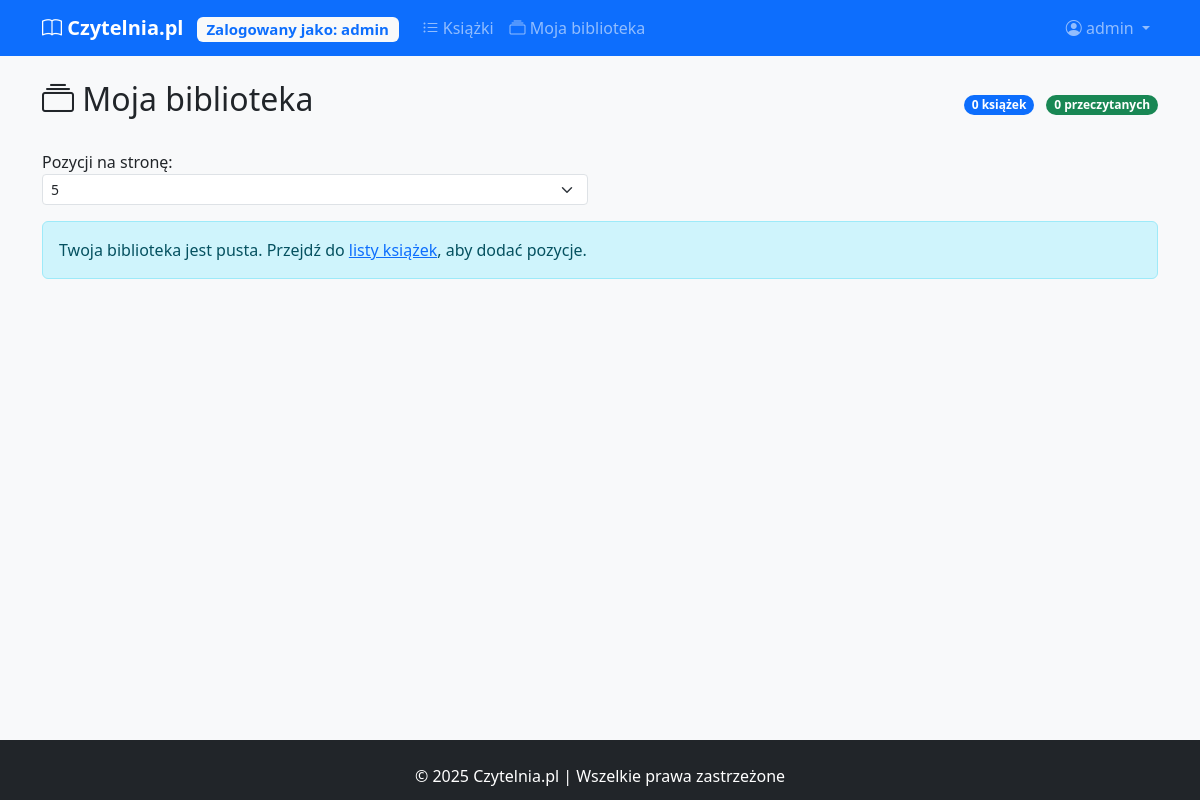
/my_library (signed in), run on an earlier commit of the app's database.
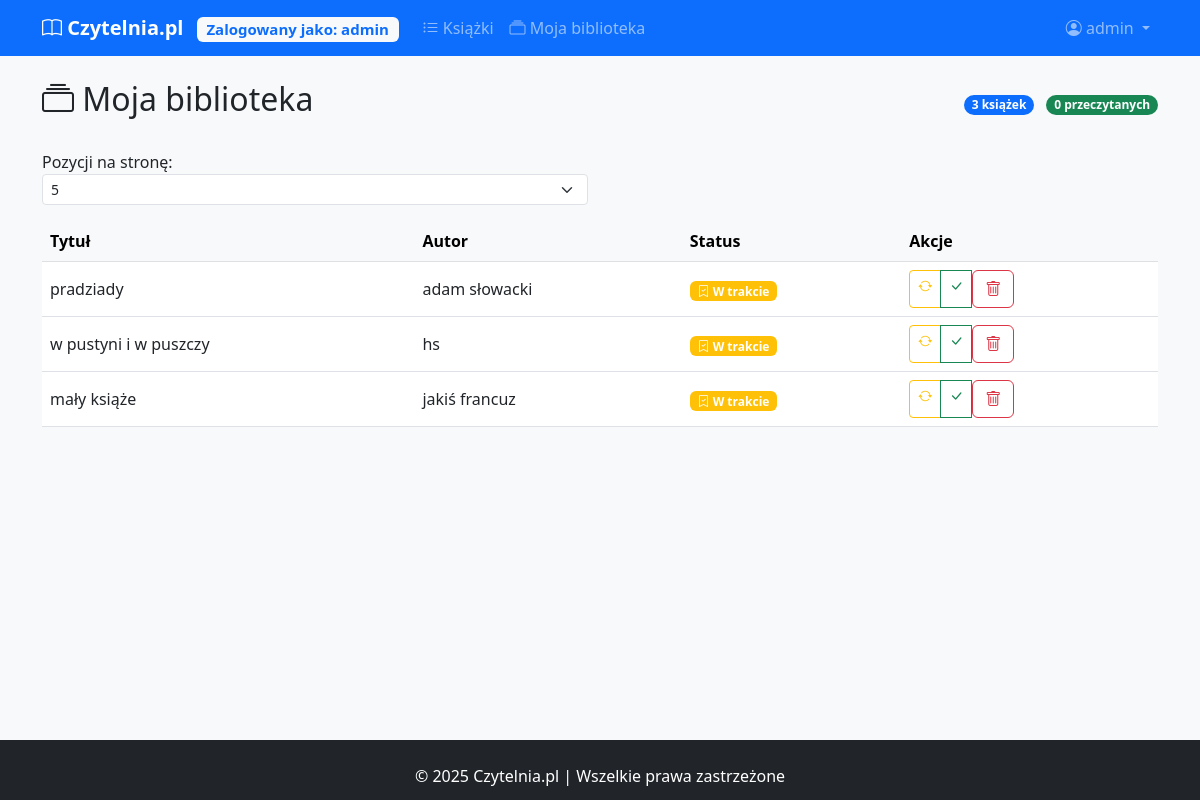
And on a later commit of the database.
### models.py (models this page shows)
class User(UserMixin, db.Model):
    __tablename__ = 'users'
    id = db.Column(db.Integer, primary_key=True)
    username = db.Column(db.String(50), unique=True, nullable=False)
    password = db.Column(db.String(100), nullable=False)
    is_moderator = db.Column(db.Boolean, default=False)
    library_books = db.relationship(
        'UserLibrary',
        backref='library_user',
        lazy=True,
        cascade='all, delete-orphan'
    )
    reviews = db.relationship('Review', backref='review_user', lazy=True)

class UserLibrary(db.Model):
    id = db.Column(db.Integer, primary_key=True)
    status = db.Column(db.String(20), default='reading')  # 'reading'/'finished'
    user_id = db.Column(db.Integer, db.ForeignKey('users.id'))
    book_id = db.Column(db.Integer, db.ForeignKey('books.id'))

class Book(db.Model):
    __tablename__ = 'books'
    id = db.Column(db.Integer, primary_key=True)
    title = db.Column(db.String(100), nullable=False)
    author = db.Column(db.String(50), nullable=False)
    description = db.Column(db.Text)
    library_entries = db.relationship(
        'UserLibrary',
        backref='library_book',
        lazy=True,
        cascade='all, delete-orphan'
    )
    book_reviews = db.relationship('Review', backref='review_book', lazy=True)

### app.py (the view)
@app.route('/my_library')
@login_required
def my_library():
    page = request.args.get('page', 1, type=int)
    per_page = request.args.get('per_page', 5, type=int)
    library_pagination = UserLibrary.query.filter_by(user_id=current_user.id)\
        .order_by(UserLibrary.status.desc(), UserLibrary.id.desc())\
        .paginate(page=page, per_page=per_page, error_out=False)
    total_books = library_pagination.total
    finished_books = UserLibrary.query.filter_by(
        user_id=current_user.id,
        status='finished'
    ).count()
    return render_template(
        'my_library.html',
        user_books=library_pagination.items,
        pagination=library_pagination,
        per_page=per_page,
        total_books=total_books,
        finished_books=finished_books
    )

### app.py (called while the page is built)
@login_manager.user_loader
def load_user(user_id):
    return User.query.get(int(user_id))

### templates/my_library.html (shortened to what this page needs)
{% extends "base.html" %}
{% block content %}
<div class="d-flex justify-content-between align-items-center mb-4">
  <h2><i class="bi bi-collection"></i> Moja biblioteka</h2>
  <div>
      <span class="badge bg-primary rounded-pill me-2">
          {{ total_books }} książek
      </span>
      <span class="badge bg-success rounded-pill">
          {{ finished_books }} przeczytanych
      </span>
  </div>
</div>
<div class="row mb-3">
    <div class="col-md-6">
        <form class="form-inline" method="get">
            <label for="per_page" class="me-2">Pozycji na stronę:</label>
            <select name="per_page" id="per_page" class="form-select form-select-sm" onchange="this.form.submit()">
                <option value="5" {% if per_page == 5 %}selected{% endif %}>5</option>
            </select>
        </form>
    </div>
</div>
{% if user_books %}
<div class="table-responsive">
    <table class="table table-hover align-middle">
        <thead class="table-light">
            <tr>
                <th>Tytuł</th>
                <th>Autor</th>
                <th>Status</th>
                <th>Akcje</th>
            </tr>
        </thead>
        <tbody>
            {% for entry in user_books %}
            <tr>
                <td>{{ entry.library_book.title }}</td>
                <td>{{ entry.library_book.author }}</td>
                <td>
                    {% if entry.status == 'reading' %}
                    <span class="badge bg-warning status-badge">
                        <i class="bi bi-bookmark-check"></i> W trakcie
                    </span>
                    {% else %}
                    <span class="badge bg-success status-badge">
                        <i class="bi bi-check-circle"></i> Przeczytane
                    </span>
                    {% endif %}
                </td>
                <td>
                    <div class="btn-group btn-group-sm">
                        <a href="{{ url_for('update_status', entry_id=entry.id, status='reading') }}"
                           class="btn btn-outline-warning" title="Oznacz jako czytane">
                            <i class="bi bi-arrow-repeat"></i>
                        </a>
                        <a href="{{ url_for('update_status', entry_id=entry.id, status='finished') }}"
                           class="btn btn-outline-success" title="Oznacz jako przeczytane">
                            <i class="bi bi-check-lg"></i>
                        </a>
                        <form method="POST" action="{{ url_for('remove_from_library', entry_id=entry.id) }}"
                              class="d-inline" onsubmit="return confirm('Czy na pewno chcesz usunąć tę książkę z biblioteki?');">
                            <button type="submit" class="btn btn-outline-danger" title="Usuń z biblioteki">
                                <i class="bi bi-trash"></i>
                            </button>
                        </form>
                    </div>
                </td>
            </tr>
            {% endfor %}
        </tbody>
    </table>
</div>
{% else %}
<div class="alert alert-info">
    Twoja biblioteka jest pusta. Przejdź do <a href="{{ url_for('book_list') }}">listy książek</a>, aby dodać pozycje.
</div>
{% endif %}
{% endblock %}

### templates/base.html (shortened to what this page needs)
<!DOCTYPE html>
<html lang="pl">
<head>
    <link href="{{ url_for('static', filename='css/style.css') }}" rel="stylesheet">
    <link href="https://cdn.jsdelivr.net/npm/bootstrap@5.3.0/dist/css/bootstrap.min.css" rel="stylesheet">
    <link rel="stylesheet" href="https://cdn.jsdelivr.net/npm/bootstrap-icons@1.10.0/font/bootstrap-icons.css">
</head>
<body class="d-flex flex-column min-vh-100 bg-light">
    <nav class="navbar navbar-expand-lg navbar-dark bg-primary mb-4">
        <div class="container">
            <a class="navbar-brand" href="{{ url_for('home') }}">
                <i class="bi bi-book"></i> Czytelnia.pl
                {% if current_user.is_authenticated %}
                <span class="badge bg-light text-primary ms-2">Zalogowany jako: {{ current_user.username }}</span>
                {% endif %}
            </a>
            <div class="collapse navbar-collapse" id="navbarNav">
                <ul class="navbar-nav me-auto">
                    <li class="nav-item">
                        <a class="nav-link" href="{{ url_for('book_list') }}">
                            <i class="bi bi-list-ul"></i> Książki
                        </a>
                    </li>
                    {% if current_user.is_authenticated %}
                    <li class="nav-item">
                        <a class="nav-link" href="{{ url_for('my_library') }}">
                            <i class="bi bi-collection"></i> Moja biblioteka
                        </a>
                    </li>
                    {% endif %}
                </ul>
                <ul class="navbar-nav">
                  {% if current_user.is_authenticated %}
                  <li class="nav-item dropdown">
                      <a class="nav-link dropdown-toggle" href="#" id="navbarDropdown" role="button" data-bs-toggle="dropdown">
                          <i class="bi bi-person-circle"></i> {{ current_user.username }}
                      </a>
                  </li>
                  {% endif %}
              </ul>
            </div>
        </div>
    </nav>
    <main class="container mb-5">
        {% block content %}{% endblock %}
    </main>
    <footer class="bg-dark text-white py-4 mt-auto">
        <div class="container text-center">
            <p class="mb-0">&copy; 2025 Czytelnia.pl | Wszelkie prawa zastrzeżone</p>
        </div>
    </footer>
</body>
</html>

### static/css/style.css (style rules this page uses)
html { position: relative; min-height: 100%; }
body { margin-bottom: 60px; }
footer { position: absolute; bottom: 0; width: 100%; height: 60px; }
.navbar-brand { font-weight: 700; }
.status-badge { font-size: 0.8rem; }

What changed in the data, as far as the page shows it:
added UserLibrary: library_book "pradziady", library_book.author "adam słowacki", status "reading" (drawn)
added UserLibrary: library_book "w pustyni i w puszczy", library_book.author "hs", status "reading" (drawn)
added UserLibrary: library_book "mały książe", library_book.author "jakiś francuz", status "reading" (drawn)
Also different on the page:
{{ total_books }}: "0" → "3"
text no longer shown: "Twoja biblioteka jest pusta. Przejdź do listy książek , aby dodać pozycje."
text now shown: "Tytuł Autor Status Akcje"
